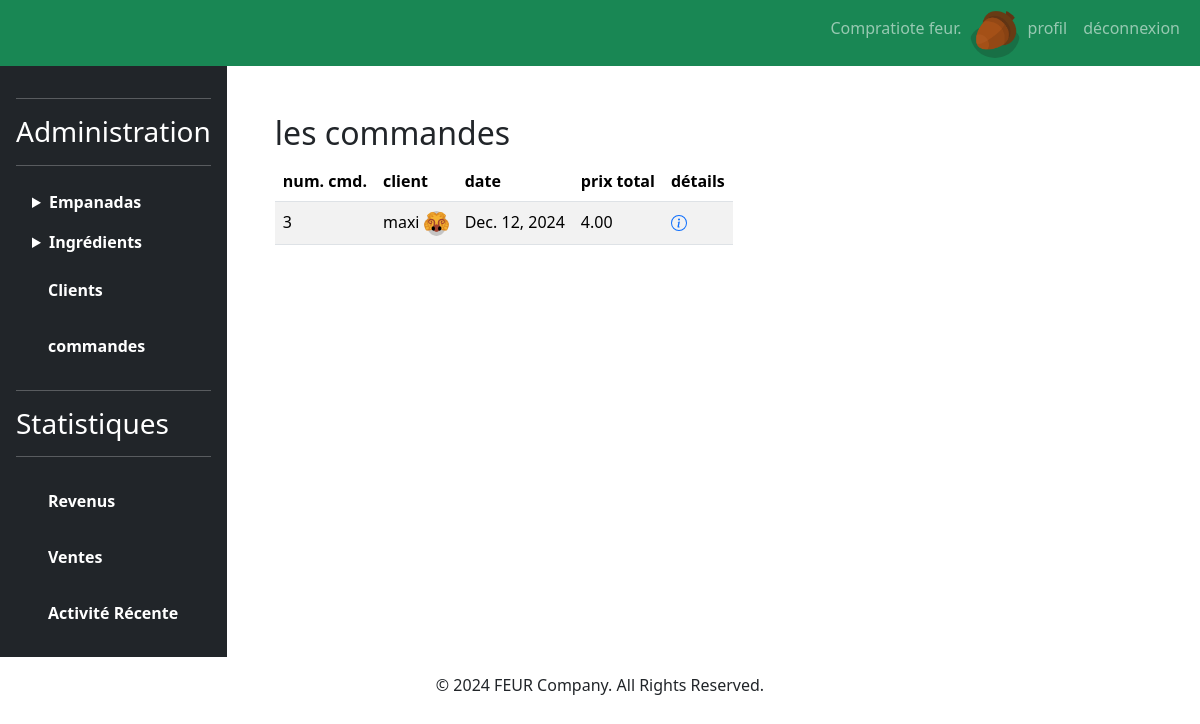
The page /stats/commandes/ (signed in) on the database as committed earlier.
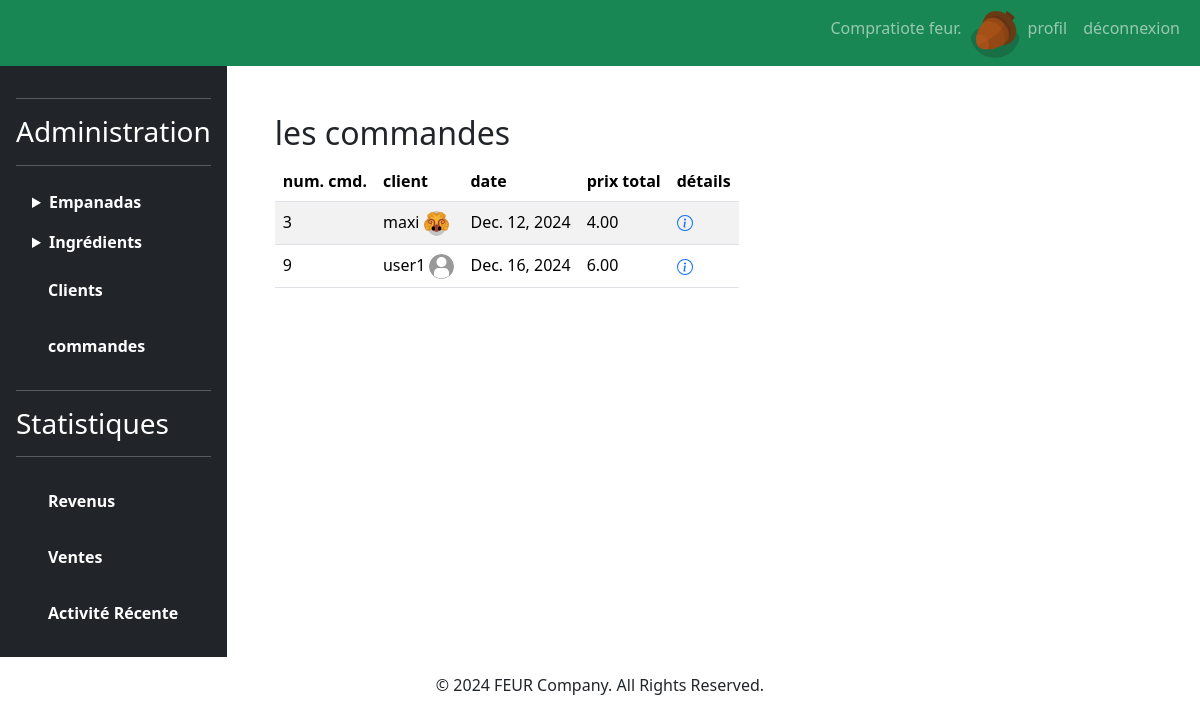
The same page on the database as committed later.
### paniers/models.py (models this page shows, shortened)
class Commande(models.Model):
    idCommande = models.AutoField( primary_key = True )
    dateCommande = models.DateField(default=date.today)
    payee = models.BooleanField(default=False)
    prix = models.DecimalField( max_digits = 6, decimal_places = 2 )
    user = models.ForeignKey( TiendaUser, on_delete = models.CASCADE )

### comptes/models.py (models this page shows)
class TiendaUser(User):
    image = models.ImageField(default='imagesUsers/default.png', upload_to='imagesUsers/')

### stats/views.py (the view)
# urls.py: path('commandes/', views.commandes),
def commandes(request):
    if not request.user.is_authenticated:
        return redirect ('/login')
    if not request.user.is_staff:
        return redirect ('/empanadas')
    commandes = []
    commandes = Commande.objects.filter(payee = True).order_by('dateCommande')
    for commande in commandes:
        commande.client = TiendaUser.objects.get(id=commande.user.id)
    return render(
        request,
        'stats/commandes.html',
        {
            'commandes' : commandes,
            'user' : TiendaUser.objects.get(id=request.user.id),
        }
    )

### stats/templates/stats/commandes.html (shortened to what this page needs)
{% extends 'empanadas/base.html' %}
{% block main %}
<h2> les commandes </h2>
{% if commandes|length > 0 %}
	<table class="table table-striped">
		<thead>
			<tr>
				<th scope="col"> num. cmd. </th>
				<th scope="col"> client </th>
				<th scope="col"> date </th>
				<th scope="col"> prix total </th>
				<th scope="col"> détails </th>
			</tr>
		</thead>
		<tbody>
			{% for commande in commandes %}
			<tr>
				<td scope="row">
					{{commande.idCommande}}
				</td>
				<td scope="row">
					{{commande.user.username}}
					<img src="{{MEDIA_URL}}{{commande.client.image}}" class="rounded-circle img-fluid" style="width: 25px; height: 25px;" alt="logo"/>
				</td>
				<td scope="row">
					{{commande.dateCommande}}
				</td>
				<td scope="row">
					{{commande.prix}}
				</td>
				<td scope="row">
					<a href="/stats/commandes/{{commande.idCommande}}">
					</a>
				</td>
			</tr>
			{% endfor %}
		</tbody>
	</table>
{% else %}
	<h2> vous avez aucune commandes :'( </h2>
{% endif %}
{% endblock %}

Rows that differ between the two databases and show on the page:
added Commande: idCommande "9", user.username "user1", client.image (placeholder picture), dateCommande "Dec. 16, 2024", prix "6.00"
